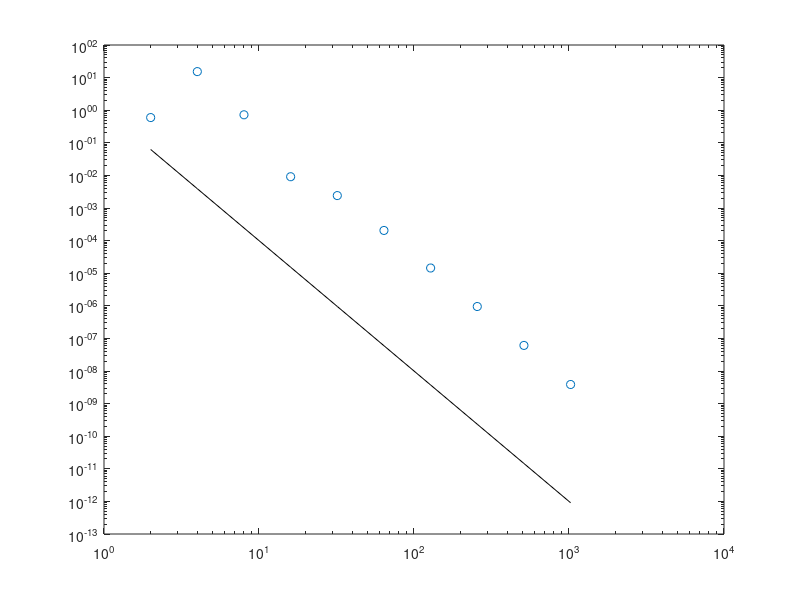

Write MATLAB code to recreate this figure.
close all
clear all

error_ary = [];

N_ary = 2.^[1:10];
for N = N_ary

x = 0:1/N:1;
v = @(x) sin(10*x)+x;

xq = 1+1/N;

vq = interp1(x,v(x),xq,'spline','extrap');

error_ary = [error_ary abs(vq-v(xq))];

end

%%
figure
loglog(N_ary,N_ary.^-4,'k'); hold on
loglog(N_ary,error_ary,'o')

%%
% figure
% plot([x xq],v([x xq])); hold on
% plot([x(end) xq],[v(end) vq])
